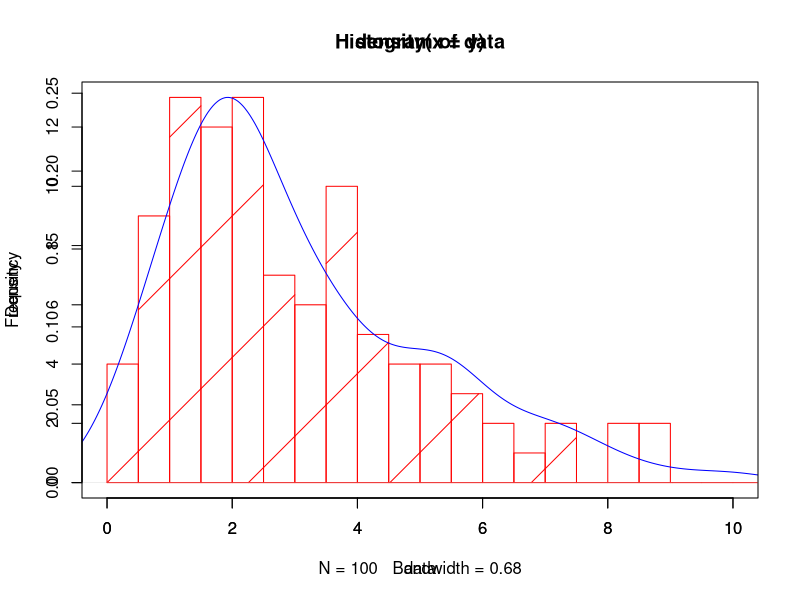

Write the R code that produced this figure.
data <- c(1.831436, 3.506802, 1.902154, 1.931168, 2.450647, 1.307617, 3.284131, 2.145359, 6.358393, 0.9125459,
          1.049704, 3.505346, 5.243545, 1.84307, 3.12832, 2.189209, 0.848411, 2.562283, 1.718972, 2.728572, 2.337557,
          2.923298, 5.334055, 1.254421, 8.774819, 4.331069, 0.8200883, 4.256758, 0.3139263, 3.908527, 4.962407,
          1.920123, 3.331717, 2.733252, 1.302463, 10.83434, 4.682546, 2.140454, 0.7562919, 3.641463, 2.111221,
          3.495258, 0.5970462, 3.538042, 5.215062, 1.361464, 2.611785, 1.815954, 0.5169138, 2.512469, 3.501339,
          3.33688, 0.8572007, 6.455379, 8.601178, 1.437607, 0.472384, 2.820811, 1.452023, 1.27894, 0.7552889,
          1.116365, 0.7062065, 1.107402, 6.853969, 2.003553, 3.57402, 5.797281, 5.161341, 7.214504, 7.113534,
          4.23772, 1.115907, 4.588582, 3.519262, 0.4208828, 1.03866, 2.334268, 1.346693, 5.518689, 1.578488,
          3.970686, 5.644919, 8.137822, 4.24705, 3.807883, 2.010267, 1.748516, 2.227442, 2.468684, 2.100223,
          4.904138, 2.235019, 0.3037267, 1.734985, 8.235561, 4.490494, 3.32714, 1.879988, 1.717233)

mean_data <- mean(data)
n <- length(data)
sum <- 0
for (data.i in data)
{
  sum <- sum + (data.i - mean_data)^2
}

alpha_mom <- mean_data ^2 / (1/n * sum)
beta_mom <- mean_data / (1/n * sum)
y <- rgamma(length(data), shape=alpha_mom, rate=beta_mom)

hist(data, density=TRUE, xlim=c(0, 10), breaks=25, col="red")
par(new=T)
plot(density(y), col="blue",  xlim=c(0, 10))

